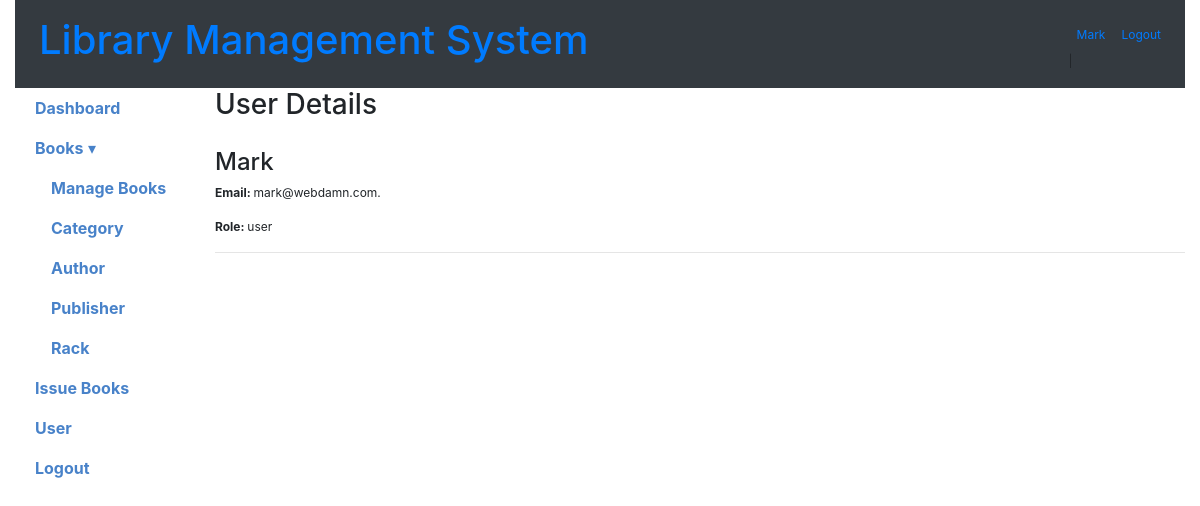
/view_user?userid=2 (signed in), run on the app's committed database.
### tables this page shows
CREATE TABLE user (
  id INTEGER NOT NULL PRIMARY KEY AUTOINCREMENT,
  first_name TEXT,
  last_name TEXT,
  email TEXT UNIQUE,
  password TEXT,
  role TEXT CHECK(role IN ('admin', 'user')) DEFAULT 'admin'
);

### app.py (the view)
@app.route("/view_user", methods=['GET', 'POST'])
def view_user():
    if 'loggedin' in session:
        viewUserId = request.args.get('userid')
        conn = get_db_connection()
        cursor = conn.cursor()
        cursor.execute('SELECT * FROM user WHERE id = ?', (viewUserId,))
        user = cursor.fetchone()
        conn.close()
        return render_template("view_user.html", user=user)
    return redirect(url_for('login'))

### app.py (called while the page is built)
def get_db_connection():
    conn = sqlite3.connect('library-system.db')
    conn.row_factory = sqlite3.Row
    return conn

### templates/view_user.html
{% include 'header.html' %}
<body>
  <div class="container-fluid" id="main">
  {% include 'top_menus.html' %}
    <div class="row row-offcanvas row-offcanvas-left">
	  {% include 'left_menus.html' %}
      <div class="col-md-9 col-lg-10 main">
		<h3>User Details</h3>
		<br>
		<h4>{{user.first_name}}</h4>
		<p><strong>Email: </strong> {{user.email}}. </p>
		<p><strong>Role: </strong> {{user.role}} </p>
        <hr>
       </div>
      </div>
    </div>
  </body>
</html>

### templates/top_menus.html (shortened to what this page needs)
<nav class="navbar navbar-expand-sm bg-dark">
    <div class="navbar-collapse collapse" id="collapsingNavbar">
      <ul class="navbar-nav">
        <li class="nav-item active">
           <h1><a class="nav-link" href="#">Library Management System <span class="sr-only">LMS</span></a></h1>
        </li>
      </ul>
	  <ul class="navbar-nav ml-auto">
		{% if session['userid'] %}
			<li class="nav-item">
				<a class="nav-link" href="#">{{session.name}} </a> |
			</li>
			<li class="nav-item">
			  <a class="nav-link" href="{{ url_for('logout') }}"> Logout</a>
			</li>
		{% else %}
			<li class="nav-item">
				  <a class="nav-link" href="index.php">Login</a>
			</li>
		{% endif %}
      </ul>
    </div>
  </nav>

### static/style/dashboard.css (style rules this page uses)
body { font-size:12px; }

### data on the page
user: name "Mark", first_name "Mark", email "mark@webdamn.com", role "user"
